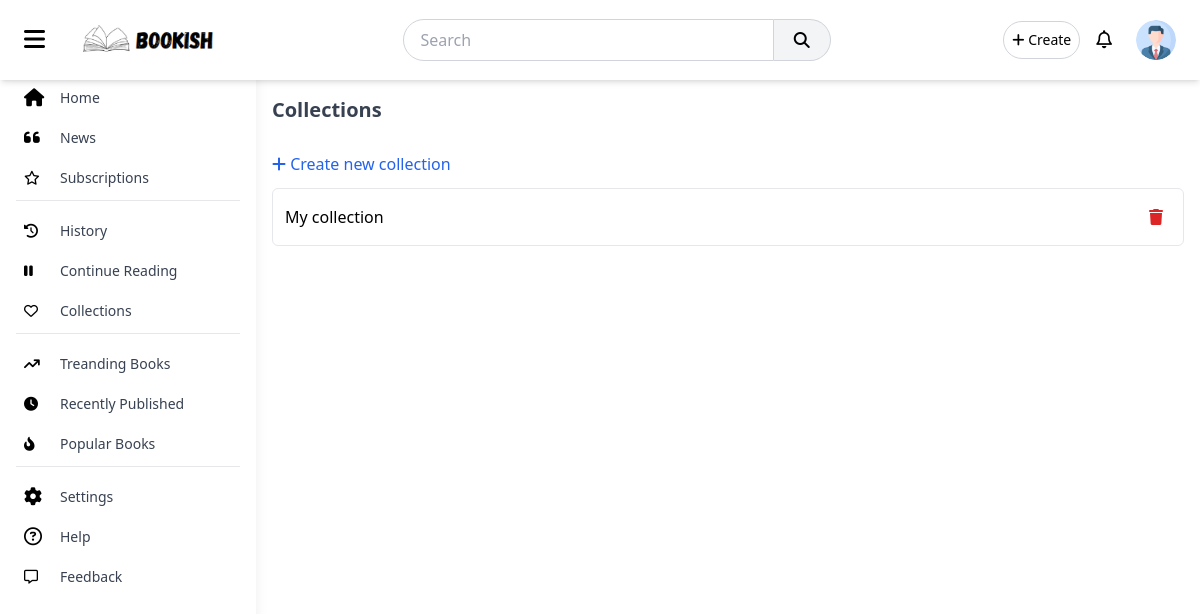
Before: /collections (signed in) with the older database file.
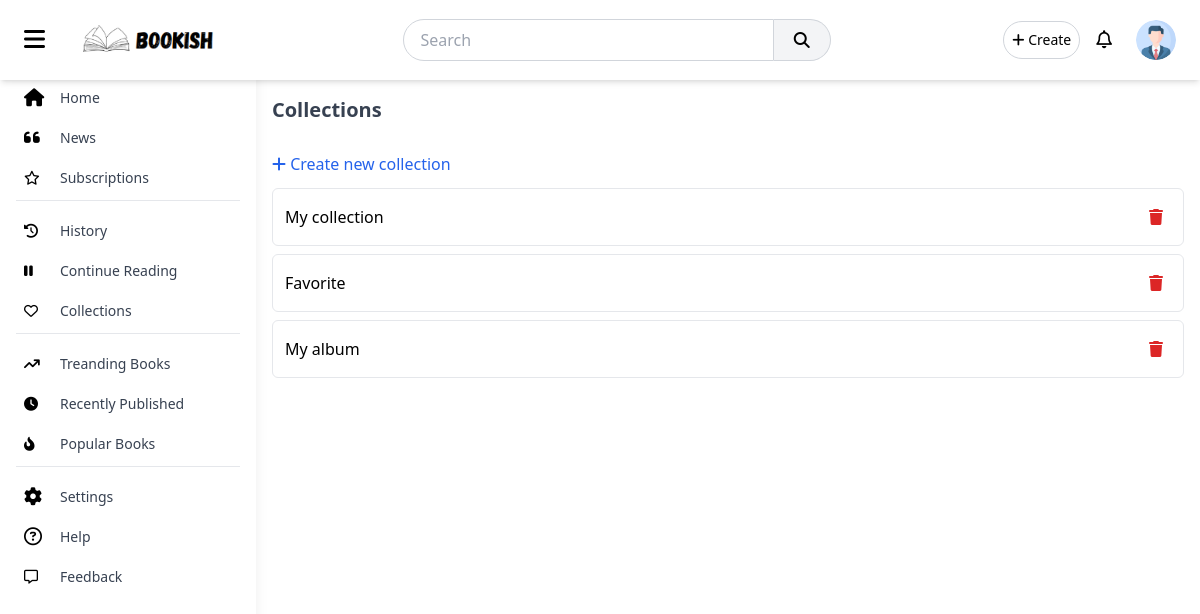
After: the same page with the newer database file.
### accounts/models.py (models this page shows, shortened)
class UserProfile(models.Model):
    user = models.OneToOneField(User, on_delete=models.CASCADE)
    full_name = models.CharField(max_length=100, blank=True, null=True)
    bio = models.TextField(blank=True, null=True)
    profile_picture = models.ImageField(upload_to='profile_pics/', default='profile_pics/default.png')
    followers = models.ManyToManyField('self', symmetrical=False, related_name='following', blank=True)
    created_at = models.DateTimeField(auto_now_add=True)
    updated_at = models.DateTimeField(auto_now=True)

### main/models.py (models this page shows, shortened)
class Collection(models.Model):
    user = models.ForeignKey(User, on_delete=models.CASCADE, related_name='reading_list')
    name = models.CharField(max_length=100)
    created_at = models.DateTimeField(auto_now_add=True)
    updated_at = models.DateTimeField(auto_now=True)

### main/views.py (the view, shortened to what this page needs)
# urls.py: path('collections', views.collections, name="collections"),
@login_required(login_url='accounts:login')
def collections(request):
    return render(request, 'collections.html')

### main/context_processors.py (called while the page is built)
def notifications(request):
    if request.user.is_authenticated:
        return {'notifications': Notification.objects.filter(user=request.user).order_by('-created_at')[:5]}
    else:
        return Notification.objects.none()

### templates/collections.html (shortened to what this page needs)
{% extends 'base.html' %}
{% load static %}
{% block content %}
<h2 class="text-xl font-bold text-gray-700 mb-4">
    Collections
</h2>
<button class="text-blue-600 my-3" id="create_coll">
    <i class="fa fa-plus"></i> Create new collection
</button>
<div class="space-y-2">
    {% for collection in user.reading_list.all %}
    <a href="{% url 'main:collection' collection.name %}" class="p-3 border rounded-md flex justify-between items-center">
        <span>{{collection.name}}</span>
        <i class="fa fa-trash p-2 text-red-600" onclick=" event.preventDefault();event.stopPropagation();location.href=`{% url 'main:delete_collection' collection.id %}`"></i>
    </a>
    {% endfor %}
</div>
{% endblock %}

### templates/base.html (shortened to what this page needs)
<!DOCTYPE html>
<html lang="en">
  {% load static %}
  <head>
    <link rel="stylesheet" href="{% static 'css/output.css' %}" />
    <link rel="stylesheet" href="https://cdnjs.cloudflare.com/ajax/libs/font-awesome/6.7.2/css/all.min.css" />
  </head>
  <body>
    {% include 'components/user_nav.html' %}
    <div class="flex">
      {% include 'components/user_side_menu.html' %}
      <main class="flex-1 p-4 md:ml-64 mx-auto overflow-hidden" id="content">
        {% block content %}
        {% endblock %}
      </main>
    </div>
  </body>
</html>

### templates/components/user_nav.html (shortened to what this page needs)
{% load static %}
<header class="bg-white shadow-md sticky top-0 z-50 px-4">
    <div class="flex items-center justify-between py-3">
        <div class="flex items-center space-x-4">
            <button class="px-2 rounded hover:bg-gray-200" id="menuToggle">
                <i class="fa fa-bars text-2xl"></i>
            </button>
            <a href="{% url 'main:index' %}">
                <img src="{% static 'logo.png' %}" class="h-12 hidden sm:block" alt=""></a>
        </div>
        <form action="{% url 'main:search' %}" method="get" class="hidden sm:flex md:flex items-center justify-center mx-4 flex-grow">
            <input type="text" placeholder="Search" name="q" value="{{q}}"
                class="w-2/4 border border-gray-300 rounded-l-full py-2 px-4 focus:outline-none">
            <button type="submit"
                class="px-5 py-2 bg-gray-100 border-t border-b border-r border-gray-300 rounded-r-full hover:bg-gray-200">
                <i class="fa fa-search"></i>
            </button>
        </form>
        <div class="flex items-center space-x-4">
            {% if user.is_authenticated %}
            <div class="relative">
                <button class="dropdownButton p-2 border border-gray-300 rounded-full text-sm">
                    <i class="fa fa-plus"></i> Create
                </button>
            </div>
            <div class="sm:relative">
                <button class="dropdownButton text-lg fa-regular fa-bell">
                </button>
            </div>
            {% include 'components/profile_menu.html' %}
            {% endif %}
        </div>
    </div>
</header>

### templates/components/profile_menu.html (shortened to what this page needs)
<div class="relative">
    <button class="dropdownButton p-2 rounded-full hover:bg-gray-200">
        <img src="{{user.userprofile.profile_picture.url}}" class="h-10 w-10 rounded-full" alt="">
    </button>
</div>

### templates/components/user_side_menu.html (shortened to what this page needs)
<aside class="z-10 pt-20 fixed top-0 h-full md:w-64 bg-white shadow-lg p-4 overflow-y-auto transform -translate-x-full transition-all duration-300 ease-in-out md:translate-x-0"
id="sidebar">
<nav>
    <ul class="space-y-1 text-sm">
        <li onclick="location.href=`{% url 'main:index' %}`"
        class="flex items-center space-x-3 p-2 rounded-lg hover:bg-gray-100 cursor-pointer menu-item">
            <i class="fa fa-house text-lg w-6"></i>
            <span class="text-gray-700">Home</span>
        </li>
        <li onclick="location.href=`{% url 'main:news_cast' %}`"
        class="flex items-center space-x-3 p-2 rounded-lg hover:bg-gray-100 cursor-pointer menu-item">
            <i class="fa fa-quote-left text-lg w-6"></i>
            <span class="text-gray-700">News</span>
        </li>
        <li onclick="location.href=`{% url 'main:subscriptions' %}`"
        class="flex items-center space-x-3 p-2 rounded-lg hover:bg-gray-100 cursor-pointer menu-item">
            <i class="fa-regular fa-star w-6"></i>
            <span class="text-gray-700">Subscriptions</span>
        </li>
        <hr class="pt-2">
        <li onclick="location.href=`{% url 'main:history' %}`"
        class="flex items-center space-x-3 p-2 rounded-lg hover:bg-gray-100 cursor-pointer menu-item">
            <i class="fa fa-history w-6"></i>
            <span class="text-gray-700">History</span>
        </li>
        <li onclick="location.href=`{% url 'main:continue_reading' %}`"
        class="flex items-center space-x-3 p-2 rounded-lg hover:bg-gray-100 cursor-pointer menu-item">
            <i class="fa fa-pause w-6"></i>
            <span class="text-gray-700 whitespace-pre-wrap">Continue Reading</span>
        </li>
        <li onclick="location.href=`{% url 'main:collections' %}`"
        class="flex items-center space-x-3 p-2 rounded-lg hover:bg-gray-100 cursor-pointer menu-item">
            <i class="fa-regular fa-heart w-6"></i>
            <span class="text-gray-700">Collections</span>
        </li>
        <hr class="pt-2">
        <li onclick="location.href=`{% url 'main:trending' %}`"
        class="flex items-center space-x-3 p-2 rounded-lg hover:bg-gray-100 cursor-pointer menu-item">
            <i class="fa fa-arrow-trend-up w-6"></i>
            <span class="text-gray-700">Treanding Books</span>
        </li>
        <li onclick="location.href=`{% url 'main:recent' %}`"
        class="flex items-center space-x-3 p-2 rounded-lg hover:bg-gray-100 cursor-pointer menu-item">
            <i class="fa fa-clock w-6"></i>
            <span class="text-gray-700">Recently Published</span>
        </li>
        <li onclick="location.href=`{% url 'main:popular' %}`"
        class="flex items-center space-x-3 p-2 rounded-lg hover:bg-gray-100 cursor-pointer menu-item">
            <i class="fa fa-fire-flame-curved w-6"></i>
            <span class="text-gray-700">Popular Books</span>
        </li>
        <hr class="pt-2">
        <li class="flex items-center space-x-3 p-2 rounded-lg hover:bg-gray-100 cursor-pointer menu-item">
            <i class="fa fa-gear text-lg w-6"></i>
            <span class="text-gray-700">Settings</span>
        </li>
        <li class="flex items-center space-x-3 p-2 rounded-lg hover:bg-gray-100 cursor-pointer menu-item">
            <i class="fa-regular fa-circle-question text-lg w-6"></i>
            <span class="text-gray-700">Help</span>
        </li>
        <li class="flex items-center space-x-3 p-2 rounded-lg hover:bg-gray-100 cursor-pointer menu-item">
            <i class="fa-regular fa-message w-6"></i>
            <span class="text-gray-700">Feedback</span>
        </li>
    </ul>
</nav>
</aside>

Changed rows visible on the page:
added Collection: name "Favorite"
added Collection: name "My album"
